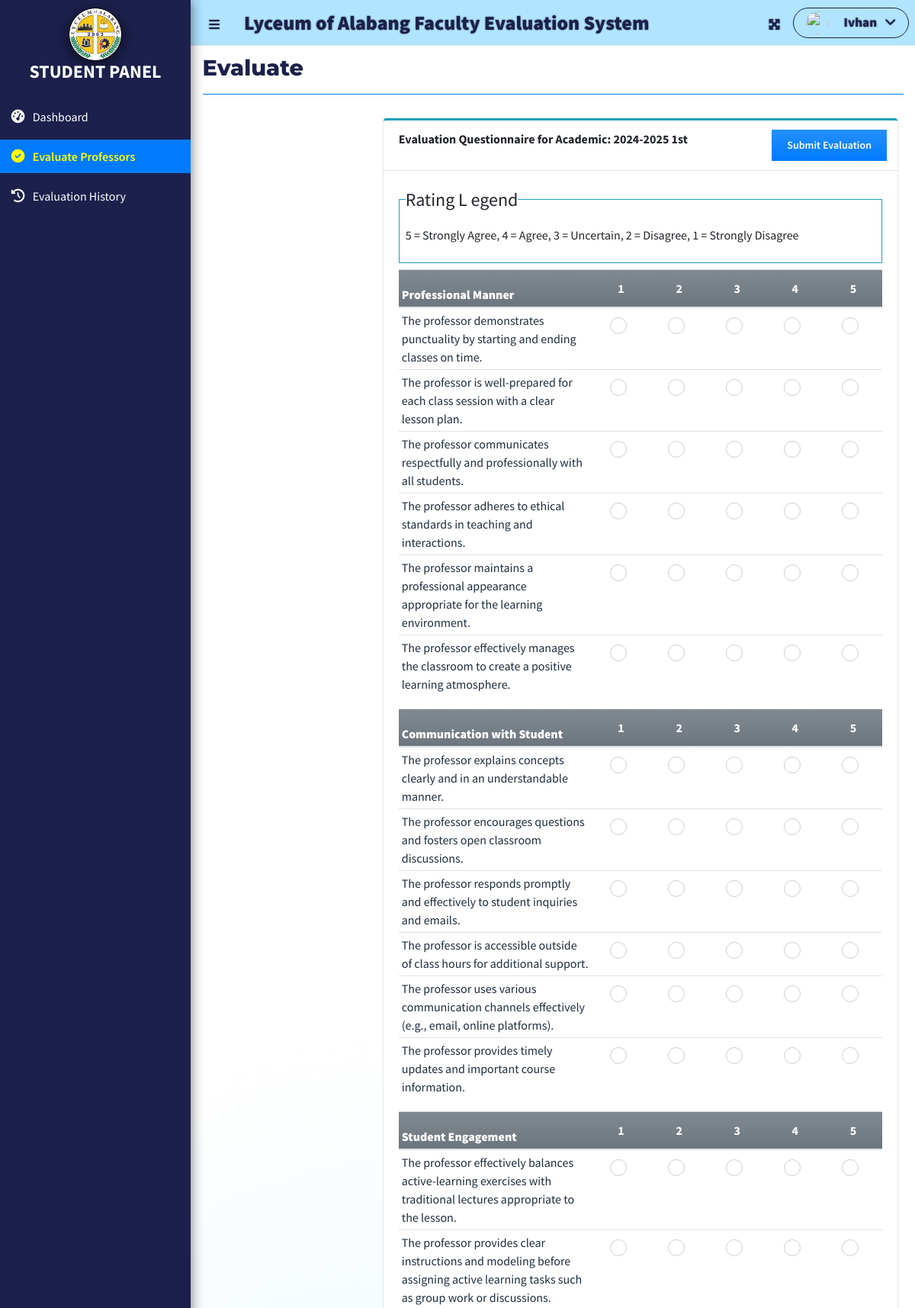
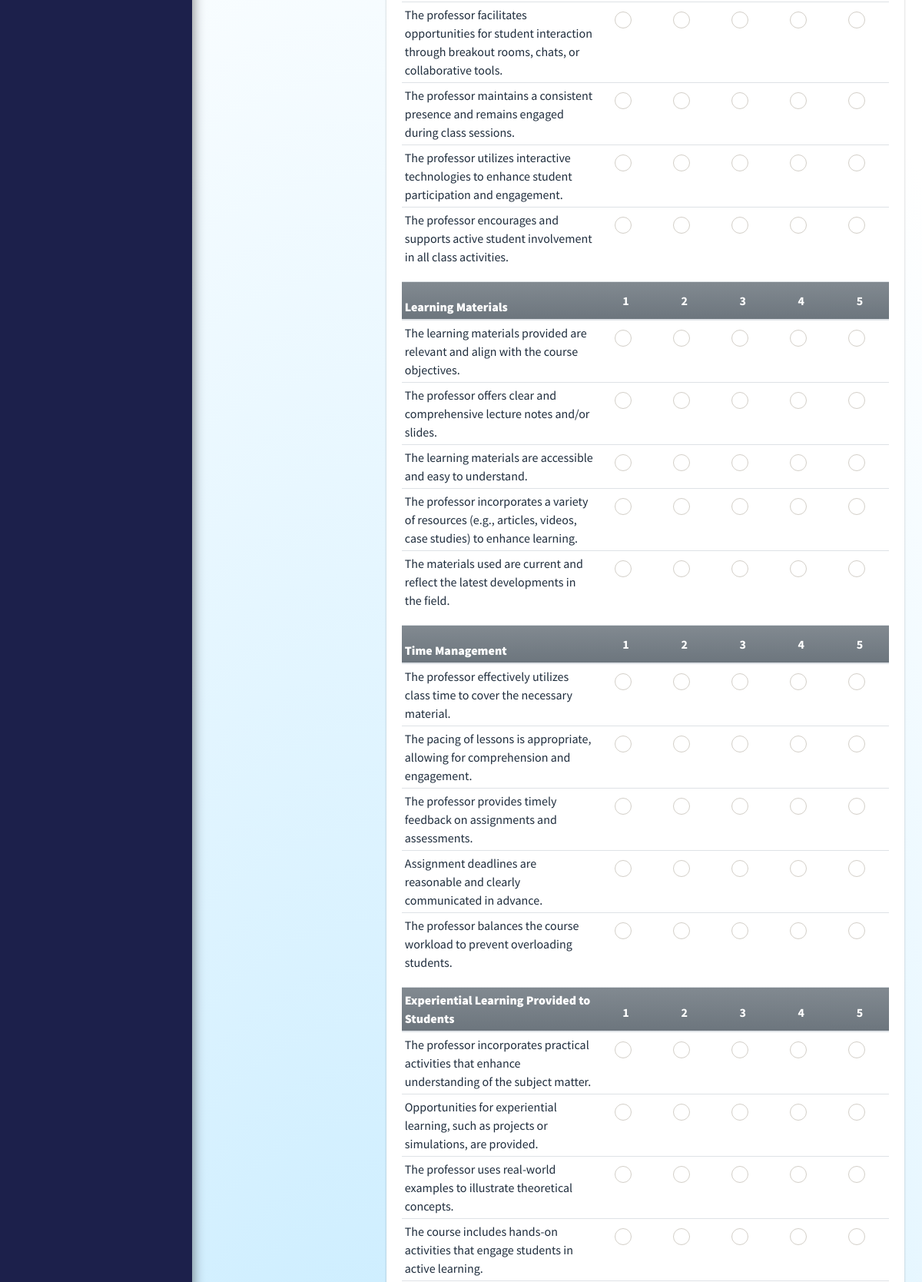
/index.php?page=evaluate (signed in, upper part), run on the app's committed database (2 pictures, top to bottom).
### tables this page shows
CREATE TABLE `criteria_list` (
  `id` int(30) NOT NULL,
  `criteria` text NOT NULL,
  `order_by` int(30) NOT NULL
);

CREATE TABLE `question_list` (
  `id` int(30) NOT NULL,
  `academic_id` int(30) NOT NULL,
  `question` text NOT NULL,
  `order_by` int(30) NOT NULL,
  `criteria_id` int(30) NOT NULL
);

### student/evaluate.php (the view, shortened to what this page needs)
<?php
function ordinal_suffix($num){
    $num = $num % 100;
    if($num < 11 || $num > 13){
         switch($num % 10){
            case 1: return $num.'st';
        }
    }
    return $num.'th';
}
?>
<div class="col-lg-12">
	<div class="row">
		<div class="col-md-3">
		</div>
		<div class="col-md-9">
			<div class="card card-outline card-info">
				<div class="card-header">
					<b>Evaluation Questionnaire for Academic: <?php echo $_SESSION['academic']['year'].' '.(ordinal_suffix($_SESSION['academic']['semester'])) ?> </b>
					<div class="card-tools">
						<button class="btn btn-sm btn-flat btn-primary bg-gradient-primary mx-1" form="manage-evaluation">Submit Evaluation</button>
					</div>
				</div>
				<div class="card-body">
					<fieldset class="border border-info p-2 w-100">
					   <legend  class="w-auto">Rating L	egend</legend>
					   <p>5 = Strongly Agree, 4 = Agree, 3 = Uncertain, 2 = Disagree, 1 = Strongly Disagree</p>
					</fieldset>
					<form id="manage-evaluation"  method="POST" action="">
					<?php
						$criteria = $conn->query("SELECT * FROM criteria_list where id in (SELECT criteria_id FROM question_list where academic_id = {$_SESSION['academic']['id']} ) order by abs(order_by) asc ");
						while($crow = $criteria->fetch_assoc()):
					?>
					<table class="table table-condensed">
						<thead>
							<tr class="bg-gradient-secondary">
								<th class=" p-1"><b><?php echo $crow['criteria'] ?></b></th>
								<th class="text-center">1</th>
								<th class="text-center">2</th>
								<th class="text-center">3</th>
								<th class="text-center">4</th>
								<th class="text-center">5</th>
							</tr>
						</thead>
						<tbody class="tr-sortable">
							<?php
							$questions = $conn->query("SELECT * FROM question_list where criteria_id = {$crow['id']} and academic_id = {$_SESSION['academic']['id']} order by abs(order_by) asc ");
							while($row=$questions->fetch_assoc()):
							?>
							<tr class="bg-white">
								<td class="p-1" width="40%">
									<?php echo $row['question'] ?>
								</td>
                                <?php for($c=1;$c<=5;$c++): ?>
    <td class="text-center">
        <div class="icheck-success d-inline">
            <label for="qradio<?php echo $row['id'].'_'.$c ?>"></label>
        </div>
    </td>
<?php endfor; ?>
							</tr>
							<?php endwhile; ?>
						</tbody>
					</table>
					<?php endwhile; ?>
					</form>
			</div>
		</div>
	</div>
</div>

### index.php (style rules this page uses)
.btn-primary { background-color: green !important; border: none; color: white; font-weight: 600; padding: 10px 20px; border-radius: 5px; transition: background-color 0.3s; }

### student/sidebar.php (style rules this page uses)
.text-center { color: white; }

### data on the page
criteria_list: criteria "Professional Manner"
question_list: question "The professor demonstrates punctuality by starting and ending classes on time."
question_list: question "The professor is well-prepared for each class session with a clear lesson plan."
question_list: question "The professor communicates respectfully and professionally with all students."
question_list: question "The professor adheres to ethical standards in teaching and interactions."
question_list: question "The professor maintains a professional appearance appropriate for the learning environment."
question_list: question "The professor effectively manages the classroom to create a positive learning atmosphere."
criteria_list: criteria "Communication with Student"
question_list: question "The professor explains concepts clearly and in an understandable manner."
question_list: question "The professor encourages questions and fosters open classroom discussions."
question_list: question "The professor responds promptly and effectively to student inquiries and emails."
question_list: question "The professor is accessible outside of class hours for additional support."
question_list: question "The professor uses various communication channels effectively (e.g., email, online platforms)."
question_list: question "The professor provides timely updates and important course information."
criteria_list: criteria "Student Engagement"
question_list: question "The professor effectively balances active-learning exercises with traditional lectures appropriate to the lesson."
question_list: question "The professor provides clear instructions and modeling before assigning active learning tasks such as group work or discussions."
question_list: question "The professor facilitates opportunities for student interaction through breakout rooms, chats, or collaborative tools."
question_list: question "The professor maintains a consistent presence and remains engaged during class sessions."
question_list: question "The professor utilizes interactive technologies to enhance student participation and engagement."
question_list: question "The professor encourages and supports active student involvement in all class activities."
criteria_list: criteria "Learning Materials"
question_list: question "The learning materials provided are relevant and align with the course objectives."
question_list: question "The professor offers clear and comprehensive lecture notes and/or slides."
question_list: question "The learning materials are accessible and easy to understand."
question_list: question "The professor incorporates a variety of resources (e.g., articles, videos, case studies) to enhance learning."
question_list: question "The materials used are current and reflect the latest developments in the field."
criteria_list: criteria "Time Management"
question_list: question "The professor effectively utilizes class time to cover the necessary material."
question_list: question "The pacing of lessons is appropriate, allowing for comprehension and engagement."
question_list: question "The professor provides timely feedback on assignments and assessments."
question_list: question "Assignment deadlines are reasonable and clearly communicated in advance."
question_list: question "The professor balances the course workload to prevent overloading students."
criteria_list: criteria "Experiential Learning Provided to Students"
question_list: question "The professor incorporates practical activities that enhance understanding of the subject matter."
question_list: question "Opportunities for experiential learning, such as projects or simulations, are provided."
question_list: question "The professor uses real-world examples to illustrate theoretical concepts."
question_list: question "The course includes hands-on activities that engage students in active learning."

### other printed values
$_SESSION['system']['name'] "Lyceum of Alabang Faculty Evaluation System"
$_SESSION['login_firstname'] "Ivhan"
$title "Evaluate"
$_SESSION['academic']['year'] "2024-2025"
ordinal_suffix($_SESSION['academic']['semester']) "1st"
